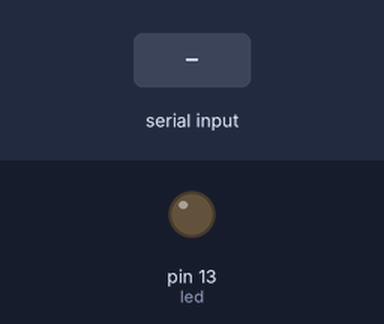
The sketch below on a simulated Arduino Uno, built with avr-gcc and run on an emulated ATmega328P. Parts: output pins drawn as LEDs (lit = HIGH). The test bench sets the inputs (shaded band).

Above: at 1.2 s.
1.3 s: "1\n" received over Serial
At 2.2 s:
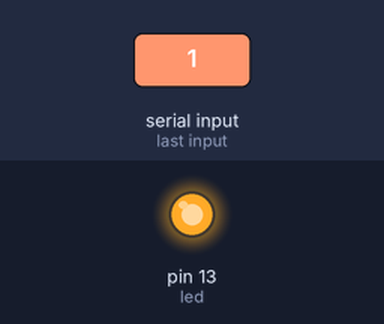
Timing chart, 0 to 4.3 s (numbered marks = the images above; inputs shaded):
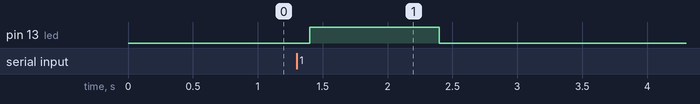

Measured:
- after the input at 1.3 s, pin 13 (led): LOW → HIGH after 0.10 s, → LOW 1.0 s later

The sketch:

serial_receive.ino
```cpp
//serial_receive.ino
const int led = 13;

void setup()
{
  Serial.begin(9600);
  pinMode(led, OUTPUT);
}

void loop()
{
  if (Serial.available())
  {
    delay(100);

    while(Serial.available())
    {
      int val = Serial.parseInt();

      if (val == 1)
        digitalWrite(led, HIGH);
      else
        digitalWrite(led, LOW);
    }
  }
}
```
